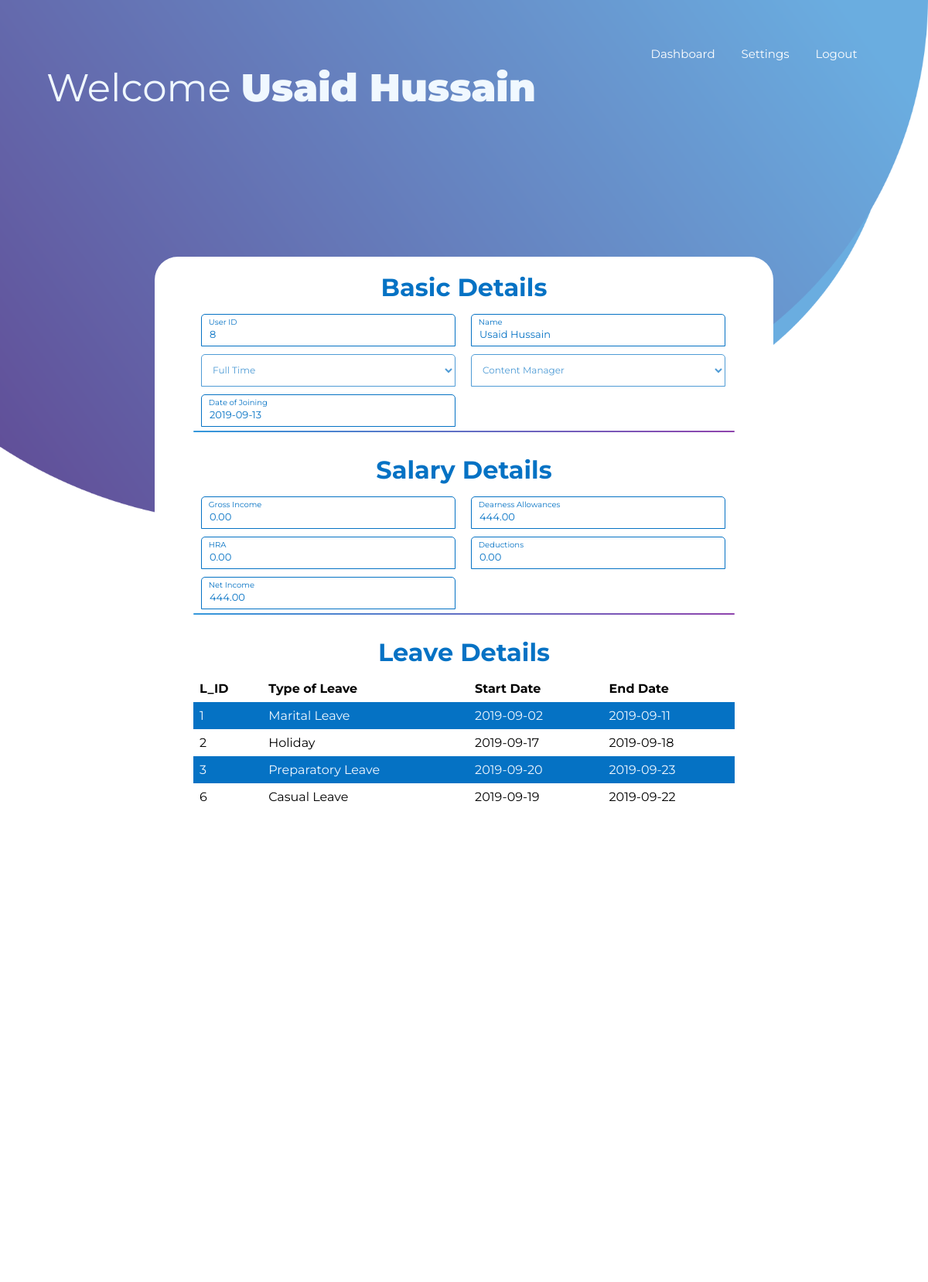
The page /emp.php?a=8 on the database its author committed.
### tables this page shows
CREATE TABLE `employee` (
  `E_ID` int(11) NOT NULL,
  `E_NAME` varchar(40) NOT NULL,
  `Password` varchar(30) NOT NULL,
  `Phone` bigint(20) NOT NULL,
  `Type` text NOT NULL,
  `Desig` text NOT NULL,
  `DOJ` date NOT NULL
);

CREATE TABLE `salary` (
  `S_ID` int(11) NOT NULL,
  `GI` decimal(20,2) DEFAULT 0.00,
  `DA` decimal(20,2) DEFAULT 0.00,
  `HRA` decimal(20,2) DEFAULT 0.00,
  `HC` decimal(20,2) DEFAULT 0.00,
  `NI` decimal(20,2) DEFAULT 0.00,
  `E_ID` int(11) NOT NULL
);

CREATE TABLE `leaves` (
  `L_ID` int(11) NOT NULL,
  `type` text NOT NULL,
  `s_date` date NOT NULL,
  `e_date` date NOT NULL,
  `E_ID` int(11) NOT NULL
);

### emp.php (the view, shortened to what this page needs)
<?php
$id = $_GET['a'];
$host = "localhost";
 $dbUsername = "id11037018_admin";
    $dbPassword = "admin";
    $dbname = "id11037018_payroll";
    $conn = new mysqli($host, $dbUsername, $dbPassword, $dbname);
    if (mysqli_connect_error()) {
    	die('Connect Error('. mysqli_connect_errno().')'. mysqli_connect_error());
    }
	else {
		$q = "Select * from employee where E_ID = $id";
      $query = mysqli_query($conn,$q);
	$res = mysqli_fetch_array($query);
	$q1 = "Select * from salary where E_ID = $id";
	$query1 = mysqli_query($conn,$q1);
	$res1 = mysqli_fetch_array($query1);
     }
?>
<!DOCTYPE html>
<html lang="en" dir="ltr">
  <head>
	   <link rel="stylesheet" type="text/css" href="empc.css">
  </head>
  <body>
	  <div id = "welcome">
	  <div id = "heading">Welcome <span id="mainhead"><?php echo $res['E_NAME']; ?></span></div>
	  </div>
		<div class="bottom-text">
          <a id="nav" href="https://payrollmngsys.000webhostapp.com/emp.php?a=<?php echo $id; ?>">Dashboard</a>
          <a id="nav" href="https://payrollmngsys.000webhostapp.com/empsett.php?a=<?php echo $id; ?>">Settings</a>
          <a id="nav" href="https://payrollmngsys.000webhostapp.com/index.php">Logout</a>
        </div>
      <form action="index.html" class="login-form">
        <h1>Basic Details</h1>
<div class="txtbd">
          <input type="text" value="<?php echo $res['E_ID']; ?>" disabled>
          <span>User ID</span>
        </div>
		  <div class="txtbd">
          <input type="text" value="<?php echo $res['E_NAME']; ?>" disabled>
          <span>Name</span>
        </div>
		  <div class="txtb">
		  <select name="type" disabled>
		<option selected hidden value=""><?php echo $res['Type']; ?></option>
</select>
		  </div>
		  <div class="txtb">
		  <select name="desig" disabled>
		<option value=""><?php echo $res['Desig']; ?></option>
</select>
		  </div>
		  <div class="txtbd">
          <input name="date" type="text" onfocus="(this.type='date')" onblur="if(!this.value)this.type='text'" value="<?php echo $res['DOJ']; ?>" disabled>
          <span>Date of Joining</span>
        </div>
		  <input type="" class="logbtndis" value="" disabled>
		  <br>
		   <h1>Salary Details</h1>
		  <div class="txtbd">
          <input type="text" name="ph" value="<?php echo $res1['GI']; ?>"disabled>
			  <span>Gross Income</span>
        </div>
		  <div class="txtbd">
          <input type="text" name="ph" value="<?php echo $res1['DA']; ?>"disabled>
			  <span>Dearness Allowances</span>
        </div>
		  <div class="txtbd">
          <input type="text" name="ph" value="<?php echo $res1['HRA']; ?>"disabled>
			  <span>HRA</span>
        </div>
		  <div class="txtbd">
          <input type="text" name="ph" value="<?php echo $res1['HC']; ?>"disabled>
			  <span>Deductions</span>
        </div>
		  <div class="txtbd">
          <input type="text" name="ph" value="<?php echo $res1['NI']; ?>"disabled>
			  <span>Net Income</span>
        </div>
		  <input type="" class="logbtndis" value="" disabled>
		  <br>
		   <h1>Leave Details</h1>
		  <table>
			  <tr>
			  <th>L_ID</th>
				  <th>Type of Leave</th>
				  <th>Start Date</th>
				  <th>End Date</th>
			  </tr>
	<?php
$id = $_GET['a'];
$host = "localhost";
 $dbUsername = "id11037018_admin";
    $dbPassword = "admin";
    $dbname = "id11037018_payroll";
    $conn = new mysqli($host, $dbUsername, $dbPassword, $dbname);
    if (mysqli_connect_error()) {
    	die('Connect Error('. mysqli_connect_errno().')'. mysqli_connect_error());
    }
	else {
		$q = "Select * from leaves where E_ID = $id";
      $query = mysqli_query($conn,$q);
	while($res = mysqli_fetch_array($query)){
		?>
		<tr>
			<td><?php echo $res['L_ID'] ?></td>
			<td><?php echo $res['type'] ?></td>
			<td><?php echo $res['s_date'] ?></td>
			<td><?php echo $res['e_date'] ?></td>
			  </tr>
				<?php
	}
     }
?>
</table>
      </form>
  </body>
</html>

### empc.css (style rules this page uses)
* { margin: 0; padding: 0; text-decoration: none; font-family: montserrat; box-sizing: border-box; }
#welcome { position: absolute; top: 5%; left: 5%; }
#heading { font-size: 50px; color: aliceblue; }
#mainhead { font-weight: 1000; font-size: 50px; color: aliceblue; }
body { min-height: 100vh; background-image: url(design.png); background-size: 100%; background-repeat: no-repeat; }
.login-form { width: 800px; height: 100%; text-align: center; padding:10px 50px 80px 50px; border-radius: 30px; position: absolute; left: 50%; top: 70%; transform: translate(-50%,-50%); background-color: white; font-family: 'Montserrat', sans-serif; }
.login-form h1 { text-align: center; margin-top: 10px; margin-bottom: 10px; font-family: 'Montserrat', sans-serif; color: #0572C4; }
.txtb { position: relative; margin-top: 5px; margin-left: 10px; margin-bottom: 5px; margin-right: 10px; text-align: left; width: 47%; float: left; }
.txtb input,.txtbd input { font-size: 13px; color: #333; border-left: 1px solid #0572C4; border-top: 1px solid #0572C4; border-right: 1px solid #0572C4; border-bottom: 1px solid #0572C4; border-top-left-radius: 5px; border-top-right-radius: 5px; color: #0572C4; width: 100%; outline: none; background: none; padding: 25px 5px 15px 10px; height: 40px; }
.txtb select { font-size: 12px; font-family: 'Montserrat', sans-serif; color: #333; border-left: 1px solid #0572C4; border-top: 1px solid #0572C4; border-right: 1px solid #0572C4; border-bottom: 1px solid #0572C4; border-top-left-radius: 5px; border-top-right-radius: 5px; color: #0572C4; width: 100%; outline: none; background: none; padding: 10px 5px 10px 10px; height: 42px; }
.txtbd span { font-size: 10px; content: attr(data-placeholder); position: absolute; top: 10px; left: 3%; color: #adadad; transform: translateY(-50%); transition: .3s; font-family: 'Montserrat', sans-serif; color: #0572C4; }
.txtbd { position: relative; margin-top: 5px; margin-left: 10px; margin-bottom: 5px; margin-right: 10px; text-align: left; width: 47%; float: left; }
table { border-collapse: collapse; width: 100%; margin-bottom: 50px; }
th, td { text-align: left; padding: 8px; font-family: 'Montserrat', sans-serif; }
tr:nth-child(even) { background-color: #0572C4; color: aliceblue; }
.logbtndis { display: block; margin-top: 20px; padding: px; border: 0px solid white; border-radius: 5px; width: 100%; height: 2px; background: linear-gradient(120deg,#3498db,#8e44ad,#3498db); background-size: 200%; color: #fff; outline: none; cursor: pointer; transition: .5s; font-family: 'Montserrat', sans-serif; }
.bottom-text { margin-top: 60px; margin-left: 60%; text-align: center; font-size: 15px; font-family: 'Montserrat', sans-serif; }
#nav { color: white; font-family: 'Montserrat', sans-serif; padding-left: 30px; }

### rows shown on the page
employee: E_NAME "Usaid Hussain", E_ID "8", type "Full Time", desig "Content Manager", date "2019-09-13"
salary: ph "0.00", ph "444.00"
leaves: L_ID "1", type "Marital Leave", s_date "2019-09-02", e_date "2019-09-11"
leaves: L_ID "2", type "Holiday", s_date "2019-09-17", e_date "2019-09-18"
leaves: L_ID "3", type "Preparatory Leave", s_date "2019-09-20", e_date "2019-09-23"
leaves: L_ID "6", type "Casual Leave", s_date "2019-09-19", e_date "2019-09-22"
